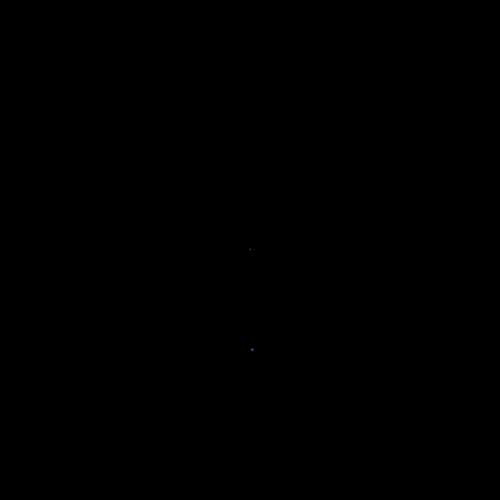
Frame 1 (no input)
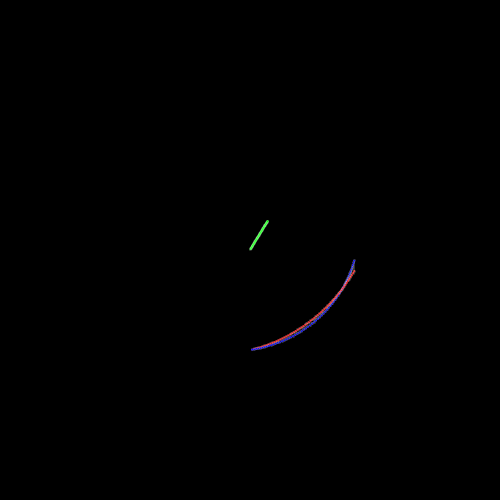
Frame 60 (the mouse pressed at the canvas centre just before this capture)
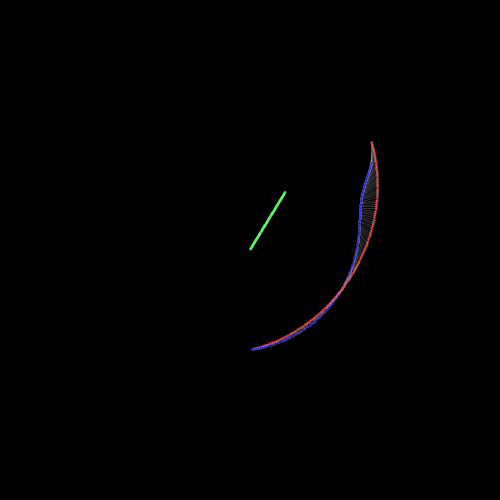
Frame 120 (the mouse held since frame 60 and released just before this capture)

The Processing sketch that drew these frames (run headless with seeded random() and noise(); from frame 60 on, the mouse is pressed at the canvas centre):

// Processing sketch: processing_152562
// ── processing_152562.pde

/*
 * Creative Coding
 * Week 3, 04 - spinning top: curved motion with sin() and cos()
 * by Indae Hwang and Jon McCormack
 * commented and tweaked by Neroli Wesley
 * Copyright (c) 2014 Monash University
 *
 * This sketch is the first cut at translating the motion of a spinning top
 * to trace a drawing path. This sketch traces a path using sin() and cos()
 *
 * NW: so a green point moves in a line bouncing off the edges of the sketch
 * a red blob is tethered to the point spinning around it at a constant rate
 * at a constant distance. A blue blob is tethered to the red blob. A line is drawn between them.
 * then they fade
 *
 * or
 
 * Define a black box.
 * Move an invisible point (green) across the box in straight lines, bouncing off the edges to keep it inside.
 * Rotate a new point, point 1 (red), around the invisible point at a fixed distance.
 * Rotate a new point, point 2 (blue), around point 1 at an oscillating but constrained distance.
 * Join point 1 and point 2 with a line.
 * Draw a blob on point 2.
 * Fade each element into the background gradually.
 * Murmur "Pretty".
 */

float x, y;      // current drawing position
float dx, dy;    // change in position at each frame
float radius1;       // radius for the moving hand

void setup() {
  size(500, 500);

  // initial position in the centre of the screen
  x = width/2;
  y = height/2;

  // dx and dy are the small change in position each frame
  dx = random(-1, 1);
  dy = random(-1, 1);
  background(0);      // black
}


void draw() {
  // blend the old frames into the background so they fade away
  //blendMode(BLEND); // blend doesn't work in javascript so I've removed it
  fill(0, 1); // a very transparent black
 // rect(0, 0, width, height); // draw a transparent black rectangle over the whole sketch to fade it out over time
  
  // calculate new positions of our (now green) invisible point
  x += dx;
  y += dy;
  // draw blobs in green so we can see where it is
  fill(0,255,0);
  ellipse(x,y,2,2); // the top moves in a linear fashion
  
  // when the green blob gets too close to the edge bounce it off in another direction
  float max = 1;
  float min = 0.5;
  //When the shape hits the edge of the window, it reverses its direction and changes velocity
  if (x > width-100 || x < 100) {
    dx = dx > 0 ? -random(min, max) : random(min, max);
  }
  if (y > height-100 || y < 100) {
    dy = dy > 0 ? -random(min, max) : random(min, max);
  }
  
  // create point 1 to rotate around the (now green) invisible point at a distance of 100 
  // radius1 is an ever increasing number based on frame count 
  // so that gives you smooth increase of angle 
  // spinning around the (now green) invisible point 
  // with point1X,by in red you can see it is always 100 from the (now green) invisible 'top'
  
  radius1 = radians(frameCount); // frameCount is an ever increasing number
  //println(radius1);
  float point1X = x + 100 * sin(radius1);
  float point1Y = y + 100 * cos(radius1);
  // put a red blob there so we can see it
  fill(255,0,0);
  ellipse(point1X,point1Y,2,2);
  // println(point1X/100); // just to see what it is

  //fill(180); // don't know what this does so I took it out
  
  // create point 2 to rotate around the red point 1 at a gradually varying but constrained distance
  // radius1 is an ever increasing number based on frame count 
  // radius2 is based on radius1 so they are related (?)
  // so that gives you smooth increase of angle 
  // spinning around point 1

  float radius2 = 100 * sin(radius1*0.1);
  float point2X = point1X + radius2 * sin(radius1*3);
  float point2Y = point1Y + radius2 * cos(radius1*3);
  
  // connect point 1 and point 2 together with a white, transparent line
  stroke(255, 50); // without this stroke you can't see the blobs - it lightens them I think
  line(point1X, point1Y, point2X, point2Y);
  // make the blobs blue so we can see it
  fill(0,0,255);
  ellipse(point2X, point2Y, 2, 2);
}
